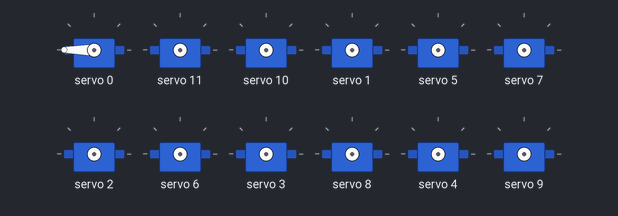
A sketch run on a simulated Arduino Uno, built with avr-gcc and run on an emulated ATmega328P. Shown: 12 × servo.

Above: at 0.1 s.
At 11.7 s:
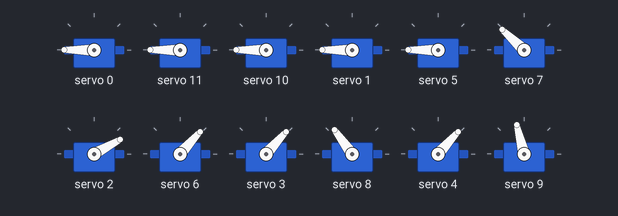
At 19.0 s:
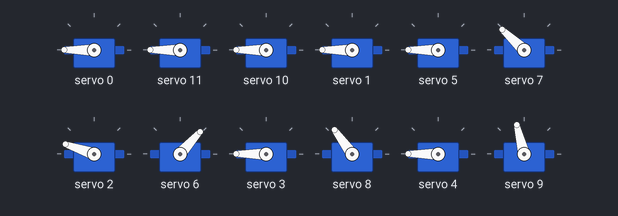
At 24.2 s:
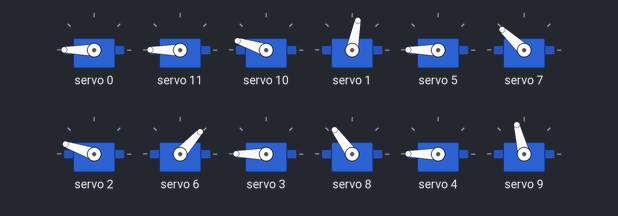
At 29.4 s:
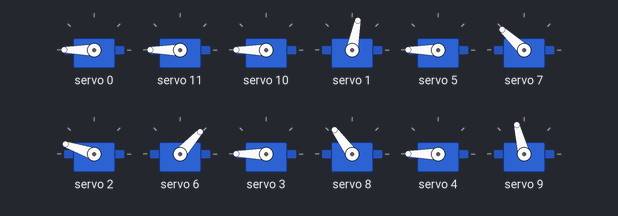
At 36.5 s:
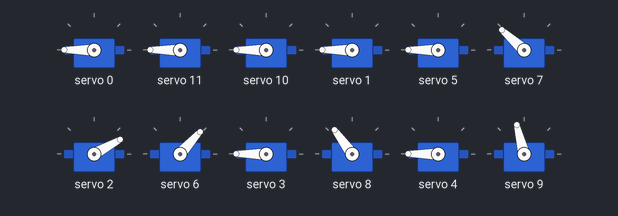
Timing chart, 0 to 40.0 s (numbered marks = the images above):
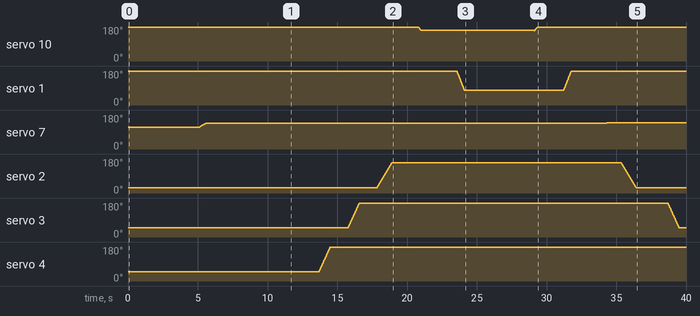

The sketch:

Sign_Language_Capable_Prosthetic_Hand_Code.ino
```cpp
#include "HCPCA9685.h" //Provided library for PWM board.

/* I2C slave address for the device/module. For the HCMODU0097 the default I2C address
   is 0x40 */
#define  I2CAdd 0x40

//Definitions for Full, Half, and Open fingers, and Left, Right, and Neutral side-to-side movement
#define Full 1.0
#define FullBase 0.5
#define Half 0.85
#define ThumbHalf 0.5
#define HalfBase 0.4
#define Open 0.0
#define Neutral 0.5
#define Left 1.0
#define Right 0.0

//Definitions to hold the servo number for each finger artiulation
#define ThumbFlex 0
#define IndexFlex 1
#define MiddleFlex 2
#define RingFlex 3
#define PinkyFlex 4

#define IndexBase 5
#define MiddleBase 6

#define IndexSide 7
#define RingSide 8
#define PinkySide 9

#define ThumbRotate 10
#define ThumbSide 11

//Array to store the last position of the servos, for Move()
float lastPos[12] = {0.0};

//Flag to change the hand from signing in BSL to ASL
int BSL = 0;

HCPCA9685 HCPCA9685(I2CAdd); //Create an instance of the library.

//Define a structure to hold the endstop values for the servos
typedef struct
{
  int minVal;
  int maxVal;
} servoMinMax;

//Endstop values for the servos
servoMinMax motors[12] = {
  {560, 220}, //ThumbFlex
  {600, 175}, //IndexFlex
  {70, 350},  //MiddleFlex
  {110, 480}, //RingFlex
  {110, 480}, //PinkyFlex
  {490, 110}, //IndexBase
  {110, 550}, //MiddleBase
  {250, 350}, //IndexSide
  {275, 325}, //RingSide
  {230, 280}, //PinkySide
  {550, 350}, //ThumbRotate
  {590, 400}  //ThumbSide
};

void setup() {
  // Initialise the library in 'servo mode' and wake the device up.
  HCPCA9685.Init(SERVO_MODE);

  HCPCA9685.Sleep(false);

}

void loop() {
  // put your main code here, to run repeatedly:

    OpenHand();
    T();

}

//Function to normalise the servo positions to between 0.0 and 1.0, for ease of setting
void servoMove(unsigned int servoNum, float servoPos)
{
  int c = motors[servoNum].minVal;
  float m = motors[servoNum].maxVal - motors[servoNum].minVal;

  HCPCA9685.Servo(servoNum, (c +  (int)(m * servoPos)));
}

//Function to move the servos
void Move(unsigned int servoNum, float servoPos)
{
  //Float to hold the position value sent to the servo
  float Pos;
  //Sweep the servo from its last position to the specified end position
  //If the specified end position is greater than the last servo position
  if (servoPos > lastPos[servoNum]) {
    //Add 0.01 to the last position until the end position is reached
    for (Pos = lastPos[servoNum]; Pos <= servoPos; Pos += 0.01)
    {
      servoMove(servoNum, Pos);
      delay(10);
    }
  //If the specified end position is less than the last servo position
  } else {
    //Subtract 0.01 from the last position until the end position is reached
    for (Pos = lastPos[servoNum]; Pos >= servoPos; Pos -= 0.01)
    {
      servoMove(servoNum, Pos);
      delay(10);
    }
  }
  lastPos[servoNum] = servoPos;
  //Wait for 1s
  delay(1000);
}

void Point() {
  //Servo positions to make the hand point
  Move(ThumbRotate, ThumbHalf);
  Move(ThumbFlex, Full);
  Move(IndexFlex, Open);
  Move(MiddleFlex, Full);
  Move(RingFlex, Full);
  Move(PinkyFlex, Full);
}

void PinkyPoint() {
  //Servo positions to make the hand have only the pinky extended
  Move(ThumbRotate, ThumbHalf);
  Move(ThumbFlex, Full);
  Move(IndexFlex, Full);
  Move(MiddleFlex, Full);
  Move(RingFlex, Full);
  Move(PinkyFlex, Open);
}

void Fist() {
  //Servo positions to make the hand form a fist
  Move(ThumbRotate, ThumbHalf);
  Move(ThumbFlex, Full);
  Move(IndexFlex, Full);
  Move(MiddleFlex, Full);
  Move(RingFlex, Full);
  Move(PinkyFlex, Full);
}

void OpenHand() {
  //Return all servos to their rest positions
  Move(ThumbFlex, Open);
  Move(ThumbSide, Open);
  Move(ThumbRotate, Open);
  Move(IndexFlex, Open);
  Move(IndexBase, Open);
  Move(IndexSide, Neutral);
  Move(MiddleFlex, Open);
  Move(MiddleBase, Open);
  Move(RingFlex, Open);
  Move(RingSide, Right);
  Move(PinkyFlex, Open);
  Move(PinkySide, Right);
  delay(1000);
}

//Letter functions for both BSL and ASL

void A() {
  if(BSL == 1){
    //BSL sign
    Point();
    delay(2000);
    OpenHand();
  } else {
    //ASL sign
    Move(IndexFlex, Full);
    Move(MiddleFlex, Full);
    Move(RingFlex, Full);
    Move(PinkyFlex, Full);
    delay(2000);
    OpenHand();
  }
}

void B() {
  if(BSL == 1){
    //BSL sign
    Move(IndexFlex, Half);
    Move(MiddleFlex, Half);
    Move(RingFlex, Half);
    Move(PinkyFlex, Half);
    Move(ThumbRotate, ThumbHalf);
    Move(ThumbSide, Half);
    Move(ThumbFlex, Half);
    delay(2000);
    OpenHand();
  } else {
    //ASL sign
    Move(IndexFlex, Open);
    Move(MiddleFlex, Open);
    Move(RingFlex, Open);
    Move(PinkyFlex, Open);
    Move(ThumbRotate, ThumbHalf);
    Move(ThumbFlex, Half);
    delay(2000);
    OpenHand();
  }
}

void C() {
  if(BSL == 1){
    //BSL sign
    Move(IndexFlex, Half);
    Move(MiddleFlex, Full);
    Move(RingFlex, Full);
    Move(PinkyFlex, Full);
    Move(ThumbRotate, ThumbHalf);
    Move(ThumbSide, Half);
    Move(ThumbFlex, Half);
    delay(2000);
    OpenHand();
  } else {
    //ASL sign
    Move(IndexFlex, Half);
    Move(MiddleFlex, Half);
    Move(RingFlex, Half);
    Move(PinkyFlex, Half);
    Move(ThumbRotate, ThumbHalf);
    Move(ThumbSide, Half);
    Move(ThumbFlex, Half);
    delay(2000);
    OpenHand();
  }
}

void D() {
  if(BSL == 1){
    //BSL sign
    Move(IndexFlex, Half);
    Move(MiddleFlex, Full);
    Move(RingFlex, Full);
    Move(PinkyFlex, Full);
    Move(ThumbRotate, ThumbHalf);
    Move(ThumbSide, Half);
    Move(ThumbFlex, Half);
    delay(2000);
    OpenHand();
  } else {
    //ASL sign
    Move(IndexFlex, Open);
    Move(MiddleFlex, Full);
    Move(RingFlex, Full);
    Move(PinkyFlex, Full);
    Move(ThumbRotate, ThumbHalf);
    Move(ThumbFlex, Half);
    delay(2000);
    OpenHand();
  }
}

void E() {
  if(BSL == 1){
    //BSL sign
    Point();
    delay(2000);
    OpenHand();
  } else {
    //ASL sign
    Move(ThumbRotate, ThumbHalf);
    Move(ThumbFlex, Full);
    Move(IndexFlex, Full);
    Move(MiddleFlex, Full);
    Move(RingFlex, Full);
    Move(PinkyFlex, Full);
    delay(2000);
    OpenHand();
  }
}

void FLetter() {
  if(BSL == 1){
    //BSL sign
    Move(ThumbRotate, ThumbHalf);
    Move(ThumbFlex, Full);
    Move(IndexFlex, Open);
    Move(MiddleFlex, Open);
    Move(RingFlex, Full);
    Move(PinkyFlex, Full);
    delay(2000);
    OpenHand();
  } else {
    //ASL sign
    Move(IndexFlex, Half);
    Move(MiddleFlex, Full);
    Move(RingFlex, Full);
    Move(PinkyFlex, Full);
    Move(ThumbRotate, ThumbHalf);
    Move(ThumbSide, ThumbHalf);
    Move(ThumbFlex, Half);
    delay(2000);
    OpenHand();
  }
}

void G() {
  if(BSL == 1){
    //BSL sign
    Fist();
    delay(2000);
    OpenHand();
  } else {
    //ASL sign
    Point();
    delay(2000);
    OpenHand();
  }
}

void H() {
  if(BSL == 1){
    //BSL sign
    OpenHand();
  } else {
    //ASL sign
    Move(IndexFlex, Open);
    Move(MiddleFlex, Open);
    Move(RingFlex, Full);
    Move(PinkyFlex, Full);
    Move(ThumbRotate, ThumbHalf);
    Move(ThumbFlex, Full);
    delay(2000);
    OpenHand();
  }
}

void I() {
  if(BSL == 1){
    //BSL sign
    Point();
    delay(2000);
    OpenHand();
  } else {
    //ASL sign
    PinkyPoint();
    delay(2000);
    OpenHand();
  }
}

void J() {
  if(BSL == 1){
    //BSL sign
    Point();
    delay(2000);
    OpenHand();
  } else {
    //ASL sign
    PinkyPoint();
    //Wrist move
    delay(2000);
    OpenHand();
  }
}

void K() {
  if(BSL == 1){
    //BSL sign
    Move(ThumbRotate, ThumbHalf);
    Move(ThumbFlex, Full);
    Move(IndexFlex, Half);
    Move(MiddleFlex, Full);
    Move(RingFlex, Full);
    Move(PinkyFlex, Full);
    delay(2000);
    OpenHand();
  } else {
    //ASL sign
    Move(ThumbRotate, Full);
    Move(ThumbFlex, Open);
    Move(IndexFlex, Open);
    Move(IndexSide, Right);
    Move(MiddleFlex, Open);
    Move(RingFlex, Full);
    Move(PinkyFlex, Full);
    delay(2000);
    OpenHand();
  }
}

void L() {
  if(BSL == 1){
    //BSL sign
    Point();
    delay(2000);
    OpenHand();
  } else {
    //ASL sign
    Move(ThumbRotate, Open);
    Move(ThumbSide, Full);
    Move(IndexFlex, Open);
    Move(MiddleFlex, Full);
    Move(RingFlex, Full);
    Move(PinkyFlex, Full);
    delay(2000);
    OpenHand();
  }
}

void M() {
  if(BSL == 1){
    //BSL sign
    Move(ThumbRotate, ThumbHalf);
    Move(ThumbFlex, Full);
    Move(IndexFlex, Open);
    Move(MiddleFlex, Open);
    Move(RingFlex, Open);
    Move(PinkyFlex, Full);
    delay(2000);
    OpenHand();
  } else {
    //ASL sign
    Move(PinkyFlex, Full);
    Move(ThumbRotate, ThumbHalf);
    Move(ThumbFlex, Full);
    Move(IndexFlex, Full);
    Move(MiddleFlex, Full);
    Move(RingFlex, Full);
    delay(2000);
    OpenHand();
  }
}

void N() {
  if(BSL == 1){
    //BSL sign
    Move(ThumbRotate, ThumbHalf);
    Move(ThumbFlex, Full);
    Move(IndexFlex, Open);
    Move(MiddleFlex, Open);
    Move(RingFlex, Full);
    Move(PinkyFlex, Full);
    delay(2000);
    OpenHand();
  } else {
    //ASL sign
    Move(PinkyFlex, Full);
    Move(RingFlex, Full);
    Move(ThumbRotate, ThumbHalf);
    Move(ThumbFlex, Full);
    Move(IndexFlex, Full);
    Move(MiddleFlex, Full);
    delay(2000);
    OpenHand();
  }
}

void O() {
  if(BSL == 1){
    //BSL sign
    Point();
    delay(2000);
    OpenHand();
  } else {
    //ASL sign
    Move(IndexFlex, Half);
    Move(MiddleFlex, Full);
    Move(RingFlex, Full);
    Move(PinkyFlex, Full);
    Move(ThumbRotate, ThumbHalf);
    Move(ThumbSide, ThumbHalf);
    Move(ThumbFlex, Half);
    delay(2000);
    OpenHand();
  }
}

void P() {
  if(BSL == 1){
    //BSL sign
    Move(IndexFlex, Half);
    Move(MiddleFlex, Full);
    Move(RingFlex, Full);
    Move(PinkyFlex, Full);
    Move(ThumbRotate, ThumbHalf);
    Move(ThumbSide, ThumbHalf);
    Move(ThumbFlex, Half);
    delay(2000);
    OpenHand();
  } else {
    //ASL sign
    Move(IndexFlex, Open);
    Move(MiddleBase, FullBase);
    Move(RingFlex, Full);
    Move(PinkyFlex, Full);
    Move(ThumbRotate, ThumbHalf);
    Move(ThumbSide, ThumbHalf);
    Move(ThumbFlex, Open);
    delay(2000);
    OpenHand();
  }
}

void Q() {
  if(BSL == 1){
    //BSL sign
    Point();
    delay(2000);
    OpenHand();
  } else {
    //ASL sign
    Move(IndexBase, FullBase);
    Move(MiddleFlex, Open);
    Move(RingFlex, Full);
    Move(PinkyFlex, Full);
    Move(ThumbRotate, ThumbHalf);
    Move(ThumbSide, ThumbHalf);
    Move(ThumbFlex, Open);
    delay(2000);
    OpenHand();
  }
}

void R() {
  if(BSL == 1){
    //BSL sign
    Move(ThumbRotate, ThumbHalf);
    Move(ThumbFlex, Full);
    Move(IndexFlex, Half);
    Move(MiddleFlex, Full);
    Move(RingFlex, Full);
    Move(PinkyFlex, Full);
    delay(2000);
    OpenHand();
  } else {
      //ASL sign
    Move(ThumbRotate, ThumbHalf);
    Move(ThumbFlex, Full);
    Move(RingFlex, Full);
    Move(PinkyFlex, Full);
    Move(IndexBase, HalfBase);
    Move(MiddleFlex, Open);
    Move(IndexSide, Left);
    delay(2000);
    Move(IndexSide, Neutral);
    Move(IndexBase, Open);
    OpenHand();
  }
}

void S() {
  if(BSL == 1){
    //BSL sign
    PinkyPoint();
    delay(2000);
    OpenHand();
  } else {
    //ASL sign
    Move(IndexFlex, Full);
    Move(MiddleFlex, Full);
    Move(RingFlex, Full);
    Move(PinkyFlex, Full);
    Move(ThumbRotate, ThumbHalf);
    Move(ThumbSide, ThumbHalf);
    Move(ThumbFlex, Half);
    delay(2000);
    OpenHand();
  }
}

void T() {
  if(BSL == 1){
    //BSL sign
    Point();
    delay(2000);
    OpenHand();
  } else {
    //ASL sign
    Move(PinkyFlex, Full);
    Move(RingFlex, Full);
    Move(MiddleFlex, Full);
    Move(ThumbRotate, Full);
    Move(ThumbFlex, Open);
    Move(IndexFlex, Full);
    delay(2000);
    OpenHand();
  }
}

void U() {
  if(BSL == 1){
    //BSL sign
    Point();
    delay(2000);
    OpenHand();
  } else {
    //ASL sign
    Move(IndexFlex, Open);
    Move(MiddleFlex, Open);
    Move(RingFlex, Full);
    Move(PinkyFlex, Full);
    Move(ThumbRotate, ThumbHalf);
    Move(ThumbFlex, Full);
    delay(2000);
    OpenHand();
  }
}

void V() {
  if(BSL == 1){
    //BSL sign
    Move(ThumbRotate, ThumbHalf);
    Move(ThumbFlex, Full);
    Move(IndexFlex, Open);
    Move(IndexSide, Right);
    Move(MiddleFlex, Open);
    Move(RingFlex, Full);
    Move(PinkyFlex, Full);
    delay(2000);
    OpenHand();
  } else {
    //ASL sign
    Move(RingFlex, Full);
    Move(PinkyFlex, Full);
    Move(ThumbRotate, ThumbHalf);
    Move(ThumbFlex, Full);
    Move(IndexFlex, Open);
    Move(IndexSide, Right);
    Move(MiddleFlex, Open);
    delay(2000);
    OpenHand();
  }
}

void W() {
  if ((BSL == 1)) {
    //BSL sign
    Move(ThumbRotate, Open);
    Move(ThumbSide, Half);
    Move(ThumbFlex, Open);
    Move(IndexFlex, Open);
    Move(IndexSide, Right);
    Move(MiddleFlex, Open);
    Move(RingFlex, Open);
    Move(PinkyFlex, Open);
    Move(PinkySide, Left);
    Move(RingSide, Left);
    delay(2000);
    OpenHand();
  } else {
    //ASL sign
    Move(PinkyFlex, Full);
    Move(ThumbRotate, ThumbHalf);
    Move(ThumbFlex, Full);
    Move(IndexFlex, Open);
    Move(IndexSide, Right);
    Move(MiddleFlex, Open);
    Move(RingFlex, Open);
    Move(RingSide, Left);
    delay(2000);
    OpenHand();
  }
}

void X() {
  if (BSL == 1) {
    //BSL sign
    Point();
    delay(2000);
    OpenHand();
  } else {
    //ASL sign
    Move(ThumbRotate, ThumbHalf);
    Move(ThumbFlex, Full);
    Move(IndexFlex, Half);
    Move(MiddleFlex, Full);
    Move(RingFlex, Full);
    Move(PinkyFlex, Full);
    delay(2000);
    OpenHand();
  }
}

void Y() {
  if (BSL == 1) {
    //BSL sign
    Point();
    delay(2000);
    OpenHand();
  } else {
    //ASL sign
    Move(ThumbSide, ThumbHalf);
    Move(ThumbFlex, Open);
    Move(IndexFlex, Full);
    Move(MiddleFlex, Full);
    Move(RingFlex, Full);
    Move(PinkyFlex, Open);
    Move(PinkySide, Left);
    delay(2000);
    OpenHand();
  }
}

void Z() {
  if (BSL == 1) {
    //BSL sign
    OpenHand();
  } else {
    //ASL sign
    Point();
    delay(2000);
    OpenHand();
  }
}
```

Measured:
- by itself, servo 7: moves from 114° to 138° over 29.2 s
- by itself, servo 2: rises from 29° to 161° in 1.1 s, then falls to 29° in 17.5 s
- by itself, servo 3: rises from 48° to 180° in 0.81 s, then falls to 48° in 22.9 s
- by itself, servo 4: moves from 48° to 180° over 0.81 s
